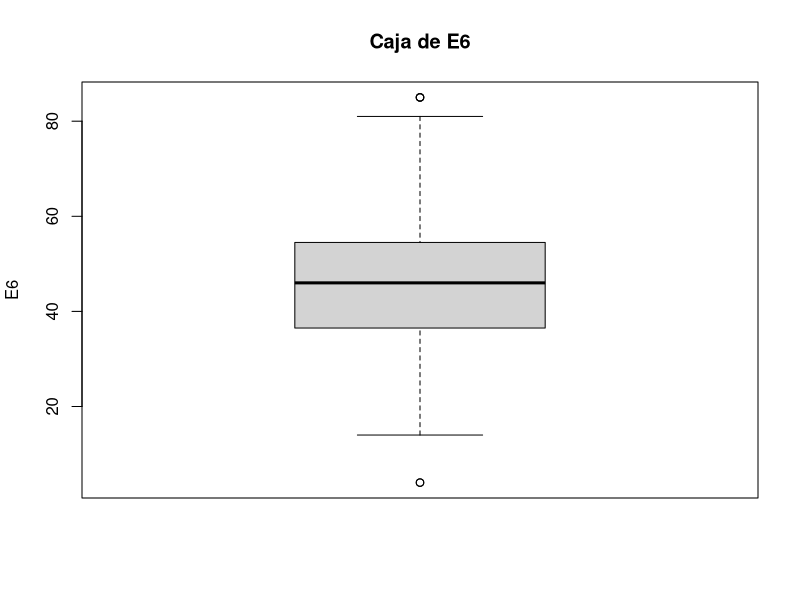
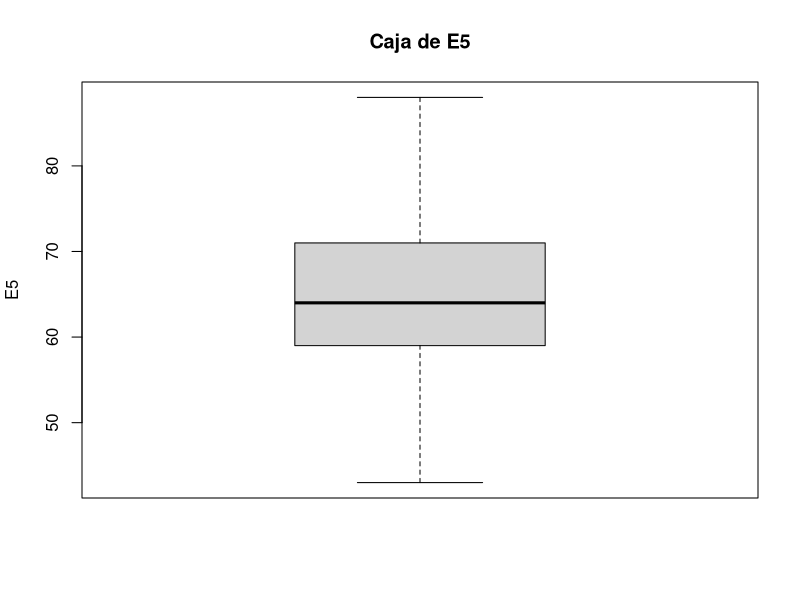
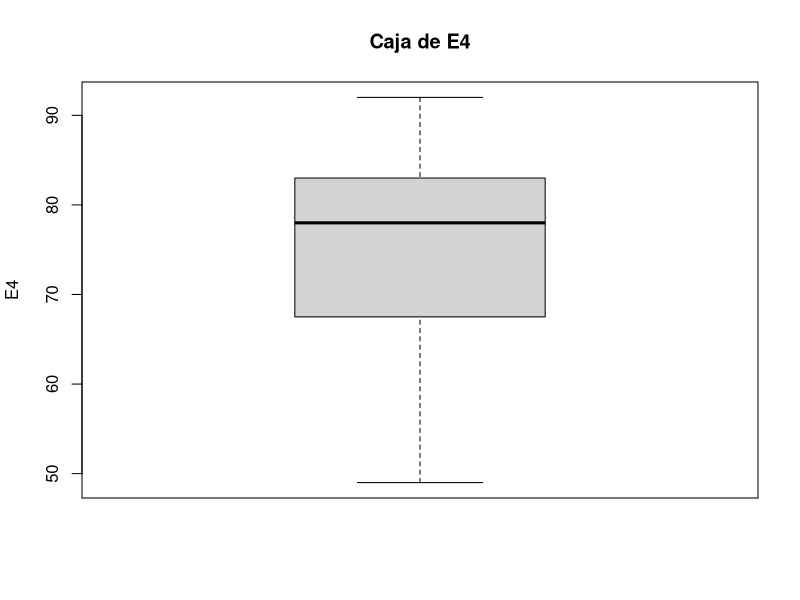
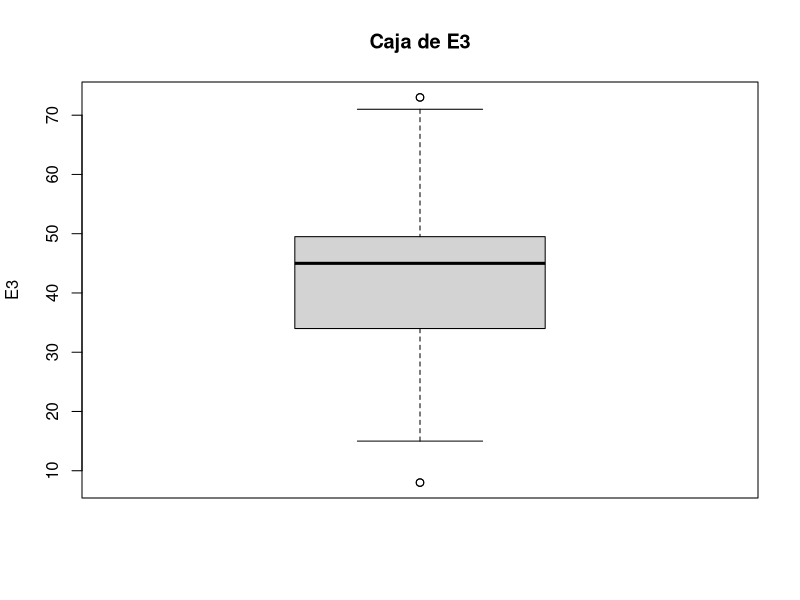
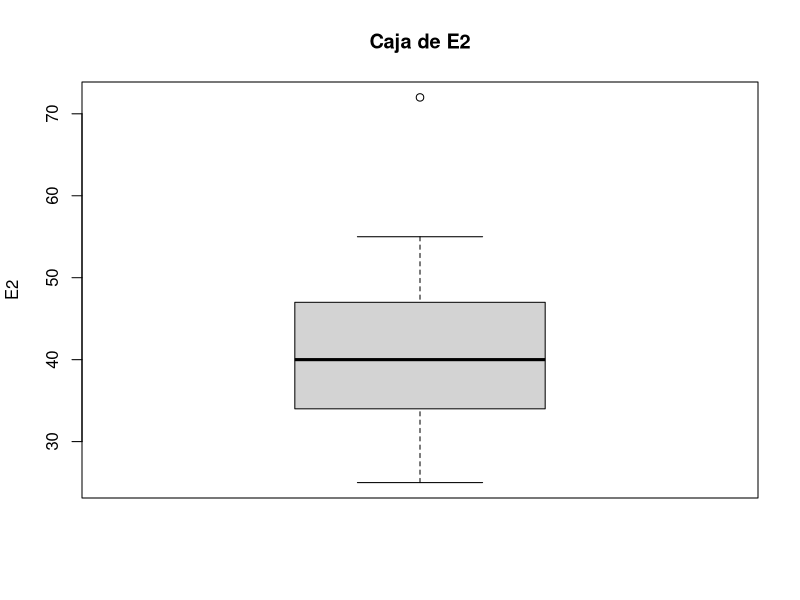
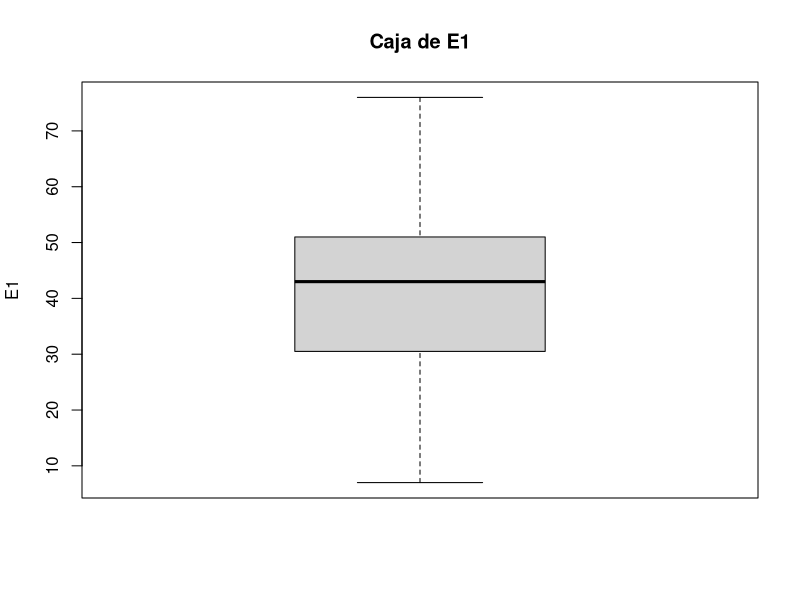
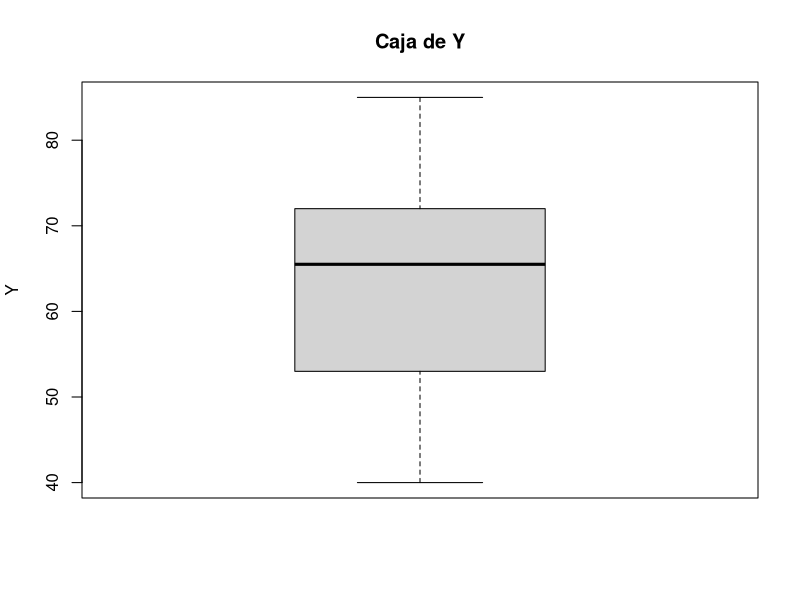
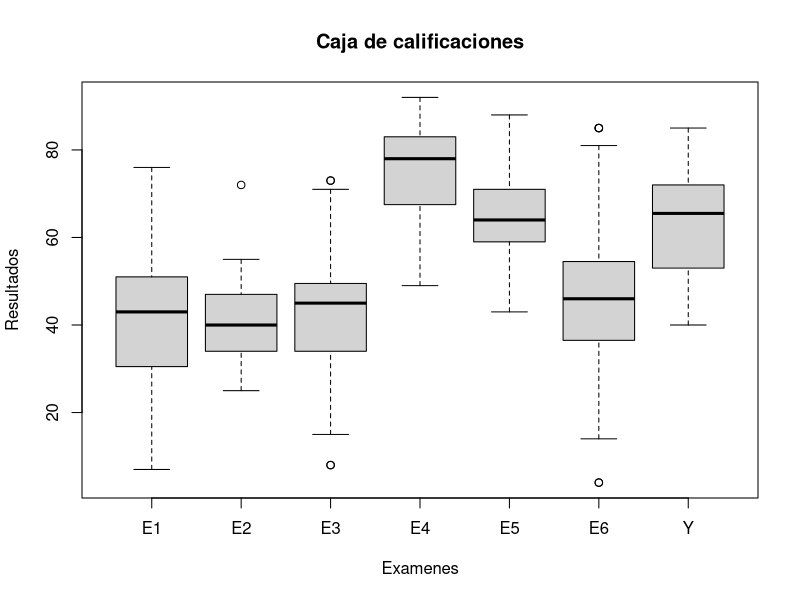

Write R code to recreate these figures, in order.
#Laboratorio 4. Modelos lineales y Anova
#Estudiantes:
# Jose Barrera  15-10123
# Carlos Sivira 15-11377

####################################################################
#Carga del archivo del proyecto
grades = read.table("calificaciones.txt", header = TRUE)
grades2 = read.table("calificaciones_prediccion.txt", header = TRUE)
####################################################################
#Pregunta 1

#############################Inicio inciso A########################
#Analisis descriptivo de los datos
# E6
E6 = grades$E6
summary(E6)
sd(E6)
boxplot(E6,main="Caja de E6",ylab="E6")

# E5
E5 = grades$E5
summary(E5)
sd(E5)
boxplot(E5,main="Caja de E5",ylab="E5")

# E4
E4 = grades$E4
summary(E4)
sd(E4)
boxplot(E4,main="Caja de E4",ylab="E4")

# E3
E3 = grades$E3
summary(E3)
sd(E3)
boxplot(E3,main="Caja de E3",ylab="E3")

# E2
E2 = grades$E2
summary(E2)
sd(E2)
boxplot(E2,main="Caja de E2",ylab="E2")

# E1
E1 = grades$E1
summary(E1)
sd(E1)
boxplot(E1,main="Caja de E1",ylab="E1")

# Y
Y = grades$Y
summary(Y)
sd(Y)
boxplot(Y,main="Caja de Y",ylab="Y")

#Plot de todas las variables en un mismo grafico
fac = c(replicate(60,"E6"), 
        replicate(60,"E5"), 
        replicate(60,"E4"), 
        replicate(60,"E3"), 
        replicate(60,"E2"), 
        replicate(60,"E1"), 
        replicate(60,"Y"))
#Generacion del factor para la grafica
fact = factor(fac)
dat = c(E6, E5, E4, E3, E2, E1, Y)
s = summary(grades)
#Se calcula la desviacion estandar para cada una de las variables
sd = c(format(round(sd(E6), 2), nsmall = 2),
      format(round(sd(E5), 2), nsmall = 2),
      format(round(sd(E4), 2), nsmall = 2),
      format(round(sd(E3), 2), nsmall = 2),
      format(round(sd(E2), 2), nsmall = 2),
      format(round(sd(E1), 2), nsmall = 2),
      format(round(sd(Y), 2), nsmall = 2))
#Se genera la matris que contiene el resultado de summary y la desviacion estandar
matrix = rbind(s,sd)
matrix
#Es generada la grafica de todas las variables
boxplot(dat~fact,main="Caja de calificaciones",ylab="Resultados", xlab = "Examenes")

#Se generan los histogramas respectivos
hist(E6,main="Histograma de E6",ylab="Frecuencia",xlab="E6")
hist(E5,main="Histograma de E5",ylab="Frecuencia",xlab="E5")
hist(E4,main="Histograma de E4",ylab="Frecuencia",xlab="E4")
hist(E3,main="Histograma de E3",ylab="Frecuencia",xlab="E3")
hist(E2,main="Histograma de E2",ylab="Frecuencia",xlab="E2")
hist(E1,main="Histograma de E1",ylab="Frecuencia",xlab="E1")
hist(Y,main="Histograma de Y",ylab="Frecuencia",xlab="Y")

#############################Inicio inciso B########################
#Matriz de Correlacion
variables_cuant = grades[1:7]
grades.cor = cor(variables_cuant)
cor(grades.cor)

#Matriz de correlacion grafica
#corrplot(grades.cor)
#corrplot(cor(grades.cor), method="color", tl.pos="n")

# Grafico de Dispersion
pairs(grades)

###########################Inicio inciso C y D#######################
#Se realiza la busqueda del mejor modelo lineal
###############Modelos Simples#################
ml1 = lm(Y~E1)
summary(ml1) 

ml2 = lm(Y~E2)
summary(ml2)

ml3 = lm(Y~E3)
summary(ml3)

ml4 = lm(Y~E4)
summary(ml4)

ml5 = lm(Y~E5)
summary(ml5)

ml6 = lm(Y~E6)
summary(ml6)

###############Modelos multiples#################
modelo1 = lm(Y~E6+E5+E4+E3+E2+E1)
summary(modelo1)

#Mejor modelo encontrado
modelo2 = lm(Y~E6+E5+E3+E2+E1)
summary(modelo2)
plot(modelo2, main = "Y~E6+E5+E3+E2+E1")

modelo3 = lm(Y~E6+E5+E3+E1)
summary(modelo3)

modelo4 = lm(Y~E6+E3+E1)
summary(modelo4)

#############################Inicio inciso E########################
#Prediccion de la variable Y
predict(modelo2, grades2, interval = "prediction")

#Analisis descriptivo de los residuos
summary(modelo2$residuals)
sd(modelo2$residuals)
par(mfrow = c(1,2))
boxplot(modelo2$residuals,main="Caja de residuales",ylab="Valores")
hist(modelo2$residual,main="Histograma de residuales",ylab="Frecuencia",xlab="Valores")

####################################################################
#Pregunta 2
#Se genera el vector de datos
m1 = c(15,16,14,15,17)
m2 = c(14,13,15,16,14)
m3 = c(13,12,11,14,11)
dat = c(m1,m2,m3)

#Se crea el factor del problema
fac = c(replicate(5,"m1"), replicate(5,"m2"), replicate(5,"m3"))
fact = factor(fac)

#Se revisa la media de cada metodo
tapply(dat, fact, mean)

#Se genera el diagrama de caja de los metodos
boxplot(dat~fact,main="Caja de metodos",ylab="Tiempos", xlab = "Metodos")

#Se crea el modelo lineal
mod.lm = lm(dat~fact)

#Se genera la tabla ANDEVA
anova(mod.lm)

#Se estudia la igualdad de las medias entre los metodos
pairwise.t.test(dat,fact)
####################################################################